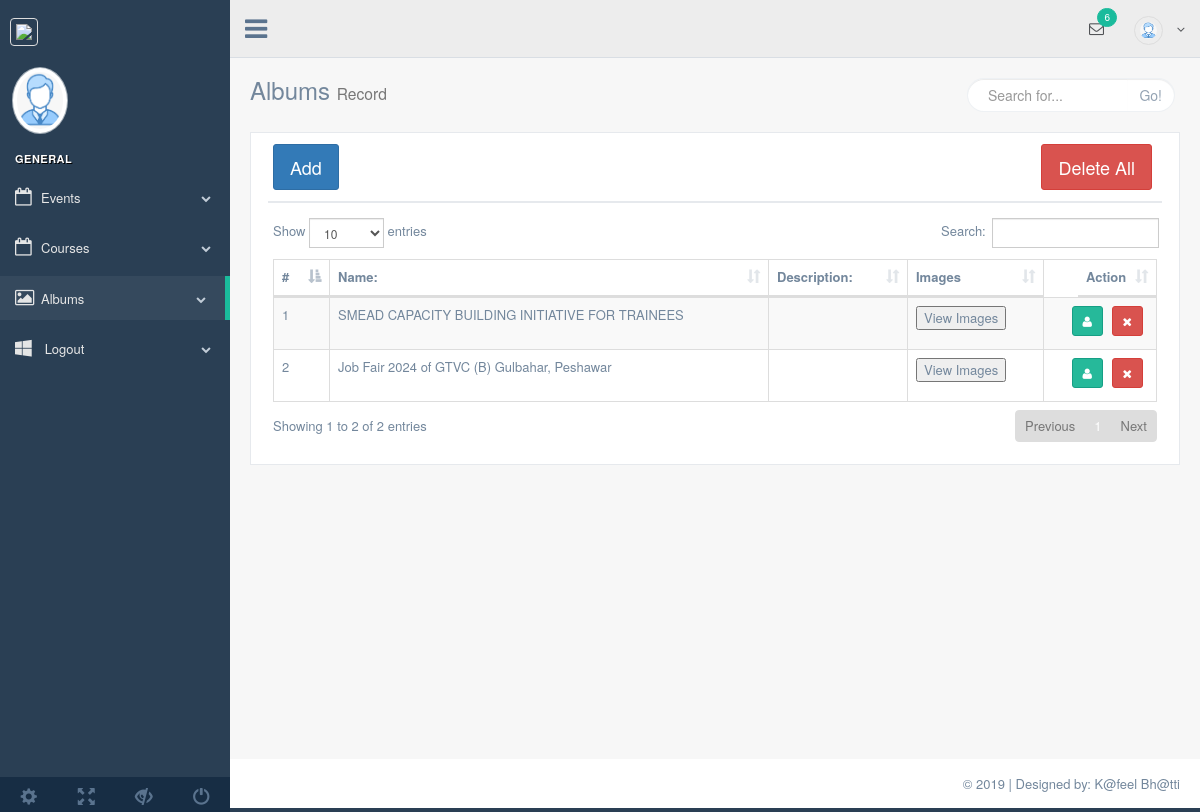
Page /albums.php on the committed database.
### tables this page shows
CREATE TABLE `events` (
  `id` int NOT NULL,
  `name` varchar(255) NOT NULL,
  `description` longtext NOT NULL,
  `status` int NOT NULL DEFAULT '1',
  `created_at` timestamp NOT NULL DEFAULT CURRENT_TIMESTAMP ON UPDATE CURRENT_TIMESTAMP
);

### albums.php (the view, shortened to what this page needs)
<?php
require_once('process/conn.php');
$query="select * from events
where events.status = 0
        ";
			$excute=mysqli_query($conn, $query);
			?>
<!DOCTYPE html>
<html lang="en">
<head>
    <link href="vendors/bootstrap/dist/css/bootstrap.min.css" rel="stylesheet">
    <link href="vendors/font-awesome/css/font-awesome.min.css" rel="stylesheet">
    <link href="vendors/nprogress/nprogress.css" rel="stylesheet">
    <link href="vendors/iCheck/skins/flat/green.css" rel="stylesheet">
    <link href="vendors/datatables.net-bs/css/dataTables.bootstrap.min.css" rel="stylesheet">
    <link href="vendors/datatables.net-buttons-bs/css/buttons.bootstrap.min.css" rel="stylesheet">
    <link href="vendors/datatables.net-fixedheader-bs/css/fixedHeader.bootstrap.min.css" rel="stylesheet">
    <link href="vendors/datatables.net-responsive-bs/css/responsive.bootstrap.min.css" rel="stylesheet">
    <link href="vendors/datatables.net-scroller-bs/css/scroller.bootstrap.min.css" rel="stylesheet">
    <link href="build/css/custom.css" rel="stylesheet">
</head>
<body class="nav-md">
<div class="container body">
    <div class="main_container">
        <?php require_once 'inc/sidebar.php';?>
        <?php require_once 'inc/header.php';?>
        <div class="right_col" role="main">
            <div class="">
                <div class="page-title">
                    <div class="title_left">
                        <h3>Albums <small>Record</small></h3>
                    </div>
                    <div class="title_right">
                        <div class="col-md-5 col-sm-5 col-xs-12 form-group pull-right top_search">
                            <div class="input-group">
                                <input type="text" class="form-control" placeholder="Search for...">
                                <span class="input-group-btn">
                      <button class="btn btn-default" type="button">Go!</button>
                    </span>
                            </div>
                        </div>
                    </div>
                </div>
                <div class="clearfix"></div>
                <div class="row">
                    <div class="col-md-12 col-sm-12 col-xs-12">
                        <div class="x_panel">
                            <div class="x_title">
                                <button type="button" class="btn btn-primary btn-lg" data-toggle="modal"
                                        data-target="#exampleModal" data-whatever="@mdo">Add </button>
                                <a href="process/album_delete.php?all"> <button class="btn btn-danger btn-lg" style="float: right">Delete All</button></a>
                            </div>
                            <div class="x_content">
                                <table id="datatable" class="table table-striped table-bordered">
                                    <thead>
                                    <tr>
										<th>#</th>
                                        <th>Name:</th>
                                        <th>Description:</th>
                                        <th>Images</th>
                                        <th style="float: right">Action</th>
                                    </tr>
                                    </thead>
                                    <tbody>
									<?php
										$i=1; while($record=mysqli_fetch_array($excute)){
										?>
                                    <tr>
                                        <td><?php echo $i; ?></td>
										<td><?php echo $record['name']; ?></td>
										<td><?php echo $record['description']; ?></td>
                                        <td><button data-toggle="modal" data-target="#imageModal<?php echo $record['id']; ?>">View Images</button></td>
                                        <td class="text-right">
							<a href="edit_albums.php?edit=<?php echo $record['id']; ?>">
                          <button type="button" rel="tooltip" class="btn btn-success btn-icon btn-sm ">
                            <i class="fa fa-user"></i>
                          </button>
                        </a>
                          <a href="process/album_delete.php?dlt=<?php echo $record['id']; ?>">
										<button type="button" rel="tooltip" class="btn btn-danger btn-icon btn-sm ">
                            <i class="fa fa-times"></i>
                          </button>
										</a>
                        </td>
                                    </tr>
										<?php $i++; } ?>
                                    </tbody>
                                </table>
                            </div>
                        </div>
                    </div>
                </div>
            </div>
        </div>
        <?php require_once 'inc/footer.php';?>
    </div>
</div>
</body>
</html>

### rows in the picture
events: name "SMEAD CAPACITY BUILDING INITIATIVE FOR TRAINEES"
events: name "Job Fair 2024 of GTVC (B) Gulbahar, Peshawar"
